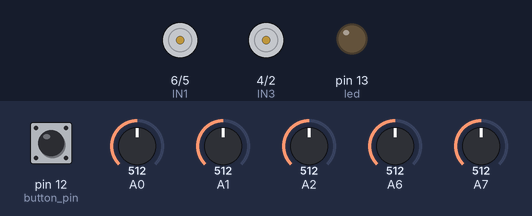
The sketch below on a simulated Arduino Uno, built with avr-gcc and run on an emulated ATmega328P. Shown: motor-driver pin pairs drawn as motors (green arrow = first pin HIGH = forward, orange = second pin HIGH = backward, longer = more drive, scaled by the enable pin), output pins drawn as LEDs (lit = HIGH). Inputs (shaded band) come from the test bench; at power-on: pin 12 (button_pin) HIGH, A2 = 512, A0 = 512, A1 = 512, A6 = 512, A7 = 512. What the sketch prints to the serial monitor is not drawn.

Above: at 1.2 s.
1.3 s: pin 12 (button_pin) pulled LOW for 0.15 s
At 2.4 s:
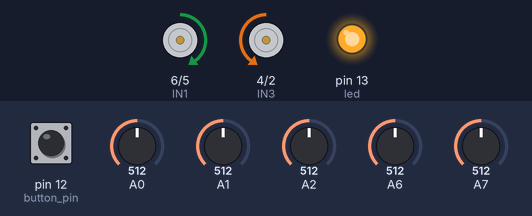
4.3 s: A2 set to 538
At 4.7 s:
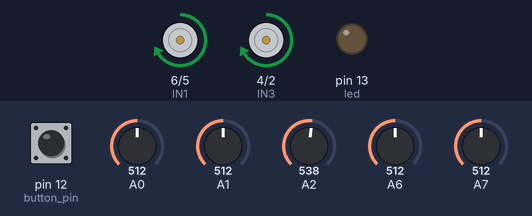
5.8 s: A0 set to 523
7.3 s: A0 set to 539
At 8.2 s:
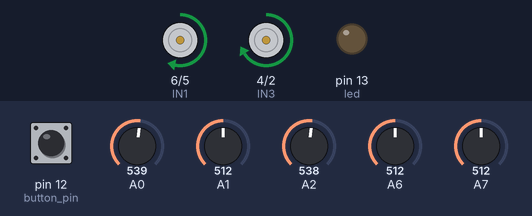
8.8 s: A2 set to 521
At 9.3 s:
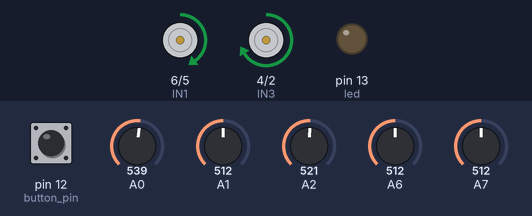
10.3 s: A0 set to 521
At 11.6 s:
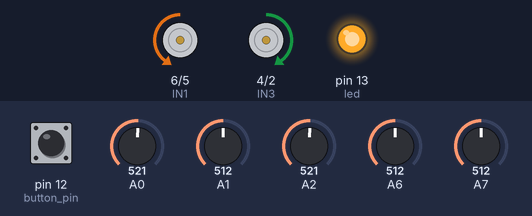
Timing chart, 0 to 12.8 s (numbered marks = the images above; inputs shaded):
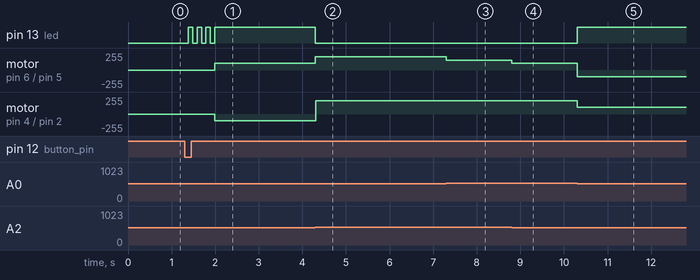

The sketch:

5-Channel-Array-PID-Line-Follower-Robot.ino
```cpp
//motor pin defines
#define IN1 6
#define IN2 5
#define IN3 4
#define IN4 2
#define enA 9
#define enB 3

//declaration of necessary variable to line follow
int s[6], total, sensor_position;
int threshold = 531; //set threshold as like i've shown in video
float avg;
int position[6] = { 1, 2, 3, 4, 5 };
int set_point = 3;

//push button and led
int button_pin = 12;
int led = 13;
bool button_pin_state;

void setup() {
  //motor driver pins as output
  pinMode(IN3, OUTPUT);
  pinMode(IN4, OUTPUT);
  pinMode(IN1, OUTPUT);
  pinMode(IN2, OUTPUT);
  //button pin as input
  pinMode(button_pin, INPUT_PULLUP);
  //led pin as output
  pinMode(led, OUTPUT);
  Serial.begin(9600);
}

void loop() {
  button_pin_state = digitalRead(button_pin);
  display_value();

  //when button is pressed then the robot will start to follow lines.
  while (button_pin_state != 1) {
    //blink led
    for (int i = 0; i < 3; ++i) {
      digitalWrite(led, HIGH);
      delay(100);
      digitalWrite(led, LOW);
      delay(100);
    }
    PID_LINE_FOLLOW();  //line follow using PID_Value
  }
}

void Sensor_reading() {
  sensor_position = 0;
  total = 0;
  for (byte i = 0; i < 5; i++) {  //snesor data read from A0, A1, A2, A6, A7
    if (i > 2) {
      s[i] = analogRead(i + 3);
    } else {
      s[i] = analogRead(i);
    }
    if (s[i] > threshold) s[i] = 1;  //analog value to digital conversion
    else s[i] = 0;
    sensor_position += s[i] * position[i];
    total += s[i];
  }
  if (total) avg = sensor_position / total;  //average value
}

void PID_LINE_FOLLOW() {

  int kp = 50, kd = 500, PID_Value, P, D;
  float error, previous_error;
  int base_speed = 200, left_motor_speed, right_motor_speed, turn_speed = 100;
  char t;

  while (1) {
    Sensor_reading();
    error = set_point - avg;
    D = kd * (error - previous_error);
    P = error * kp;
    PID_Value = P + D;
    previous_error = error;

    //adjusting motor speed to keep the robot in line
    right_motor_speed = base_speed - PID_Value;  //right motor speed
    left_motor_speed = base_speed + PID_Value;  //left motor speed
    motor(left_motor_speed, right_motor_speed);               //when robot in straight position

    Sensor_reading();
    if (total == 0) {
      digitalWrite(led, HIGH);
      if (t != 's') {
        if (t == 'r') motor(turn_speed, -turn_speed);
        else motor(-turn_speed, turn_speed);
        while (!s[2]) Sensor_reading();
        digitalWrite(led, LOW);
      }
    }

    if (s[4] == 1 && s[0] == 0) t = 'l';
    if (s[4] == 0 && s[0] == 1) t = 'r';

    else if (total == 5) {
      Sensor_reading();
      if (total == 5) {
        motor(0, 0);
        while (total == 5) Sensor_reading();
      } else if (total == 0) t = 's';
    }
  }
}

void display_value() {  //display the analog value of sensor in serial monitor
  for (byte i = 0; i < 5; i++) {
    if (i > 2) {
      s[i] = analogRead(i + 3);
    } else {
      s[i] = analogRead(i);
    }
    Serial.print(String(s[i]) + " ");
  }
  Serial.println();
  delay(50);
}

//motor run function
void motor(int a, int b) {
  if (a > 0) {
    digitalWrite(IN3, 1);
    digitalWrite(IN4, 0);
  } else {
    a = -(a);
    digitalWrite(IN3, 0);
    digitalWrite(IN4, 1);
  }
  if (b > 0) {
    digitalWrite(IN1, 1);
    digitalWrite(IN2, 0);
  } else {
    b = -(b);
    digitalWrite(IN1, 0);
    digitalWrite(IN2, 1);
  }

  if (a > 200) a = 200;
  if (b > 200) b = 200;

  analogWrite(enB, a);
  analogWrite(enA, b);
}
```

Measured:
- the behaviour switches between 531 and 532 on A2 (found by bisection; images 1 and 2)
- the behaviour switches between 531 and 532 on A0 (found by bisection; images 2 and 3)
- after the input at 1.3 s, pin 13 (led): alternates HIGH for 0.10 s and LOW for 0.10 s, 7 changes in all, then stays HIGH, starting after 0.09 s; motor on pin 6 (IN1) / pin 5 (IN2): stopped → forward 100/255 after 0.69 s; motor on pin 4 (IN3) / pin 2 (IN4): stopped → backward 100/255 after 0.69 s
- after the input at 4.3 s, pin 13 (led): HIGH → LOW at once; motor on pin 6 (IN1) / pin 5 (IN2): forward 100/255 → forward 200/255 at once; motor on pin 4 (IN3) / pin 2 (IN4): backward 100/255 → forward 200/255 at once
- after the input at 5.8 s, every drawn part: stays the same
- after the input at 7.3 s, motor on pin 6 (IN1) / pin 5 (IN2): forward 200/255 → forward 150/255 at once
- after the input at 8.8 s, motor on pin 6 (IN1) / pin 5 (IN2): forward 150/255 → forward 100/255 at once
- after the input at 10.3 s, pin 13 (led): LOW → HIGH at once; motor on pin 6 (IN1) / pin 5 (IN2): forward 100/255 → backward 100/255 at once; motor on pin 4 (IN3) / pin 2 (IN4): forward 200/255 → forward 100/255 at once
